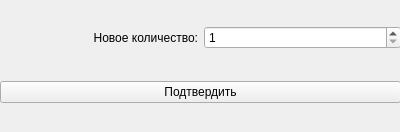
<?xml version="1.0" encoding="UTF-8"?>
<ui version="4.0">
 <class>OrderProductAmountChanger</class>
 <widget class="QWidget" name="OrderProductAmountChanger">
  <property name="geometry">
   <rect>
    <x>0</x>
    <y>0</y>
    <width>400</width>
    <height>132</height>
   </rect>
  </property>
  <property name="windowTitle">
   <string>Form</string>
  </property>
  <widget class="QWidget" name="gridLayoutWidget">
   <property name="geometry">
    <rect>
     <x>0</x>
     <y>0</y>
     <width>401</width>
     <height>131</height>
    </rect>
   </property>
   <layout class="QGridLayout" name="gridLayout">
    <item row="0" column="1">
     <widget class="QSpinBox" name="spinBox">
      <property name="minimum">
       <number>1</number>
      </property>
      <property name="maximum">
       <number>10000</number>
      </property>
     </widget>
    </item>
    <item row="0" column="0">
     <widget class="QLabel" name="label">
      <property name="text">
       <string>Новое количество:</string>
      </property>
      <property name="alignment">
       <set>Qt::AlignRight|Qt::AlignTrailing|Qt::AlignVCenter</set>
      </property>
     </widget>
    </item>
    <item row="1" column="0" colspan="2">
     <widget class="QPushButton" name="pushButton">
      <property name="text">
       <string>Подтвердить</string>
      </property>
     </widget>
    </item>
   </layout>
  </widget>
 </widget>
 <resources/>
 <connections/>
</ui>
